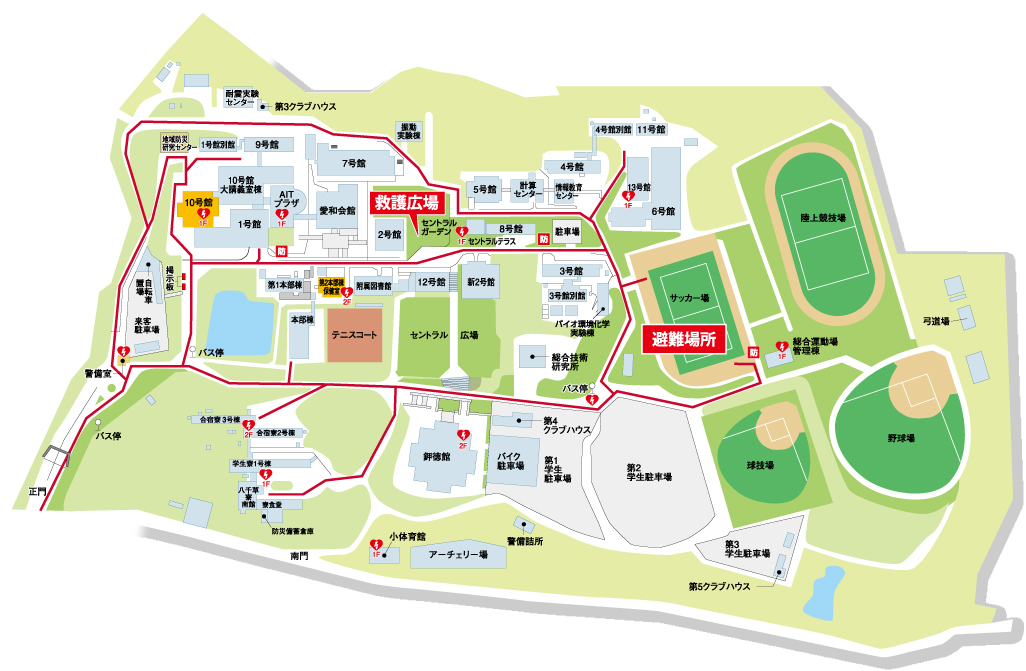
//> input picture Debug/map.jpg, 1026 x 671 px
$ ./final_07_k19074   (built with g++ and OpenCV 4)
//> lines starting //> are read from the running program, lines starting //| are printed output that depends on the picture; after the words box and inside, x2 and y2 are one past the last pixel; in counts of white or black regions, pixels touching at a corner belong together

#include <iostream>
#include<opencv2/opencv.hpp>
#include<opencv2/ximgproc.hpp>
#include<math.h>

/* #define FILE_NAME "../Debug/map.jpg"
#define FILE_NAME_template "../Debug/shelter.jpg" */

#define FILE_NAME "map.jpg"
#define FILE_NAME_template "shelter.jpg"

#define WINDOW_NAME_INPUT "input"
#define WINDOW_NAME_BIN "bin"
#define WINDOW_NAME_TMP "tmp"
#define WINDOW_NAME_OUTPUT "output"

#define BIN_TH (150)


int main(int argc, const char *argv[])
{
    //元の入力画像
    cv::Mat src_img = cv::imread(FILE_NAME);
//> src_img is the input picture: 671 rows x 1026 cols, CV_8UC3; mean B, G, R 202.3, 228.9, 222.5

    cv::Mat tmp_img,gray_img,bin_img,dst_img;
    double L,S,R;

     //2. 輪郭の座標リストの宣言
    std::vector< std::vector< cv::Point > > contours;

    if (src_img.empty())
    {
        fprintf(stderr, "File is not opened.\n");
        return -1;
    }

    dst_img=src_img.clone();

    //グレースケール変換
    cv:cvtColor(src_img,gray_img,cv::COLOR_BGR2GRAY);
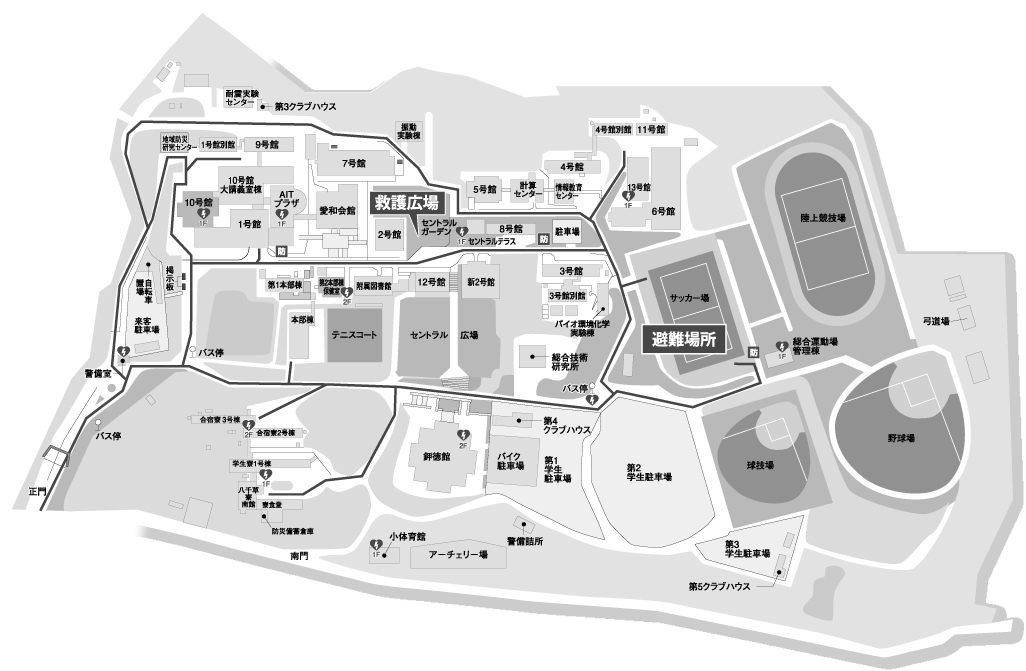
//> gray_img: 671 rows x 1026 cols, CV_8UC1; min 0, max 255, mean 224

    //二値化
    cv::threshold(gray_img,bin_img,BIN_TH,255,cv::THRESH_BINARY);
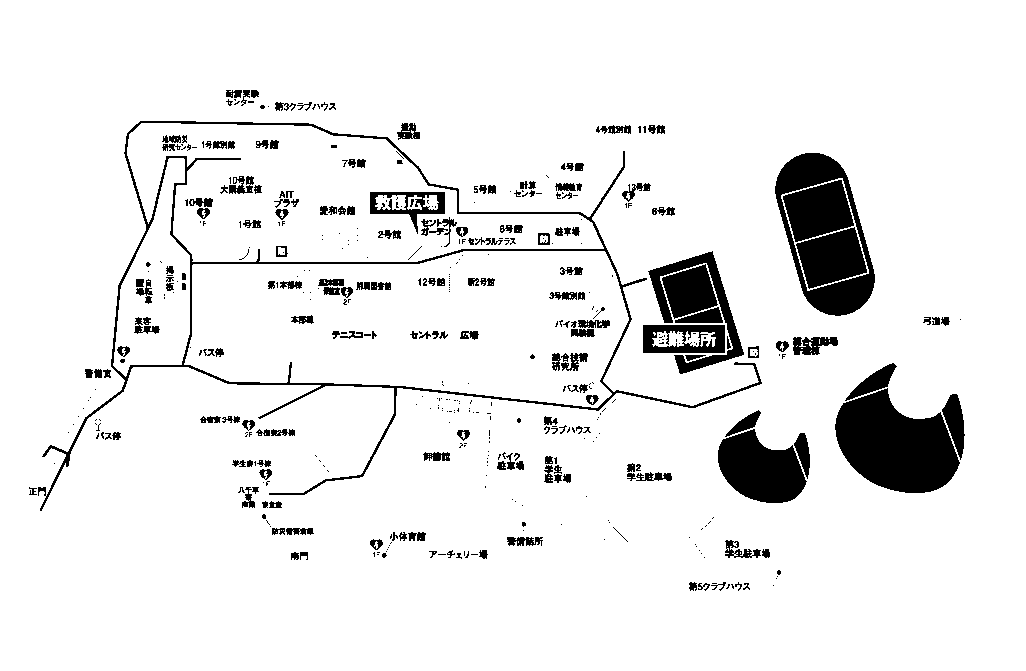
//> bin_img: 671 rows x 1026 cols, CV_8UC1; 92% white; 467 black regions (273 under 20 px)

    tmp_img=bin_img.clone();

    cv::findContours(tmp_img,contours,cv::RETR_LIST,cv::CHAIN_APPROX_NONE);
//> contours = 826 contours, 549 with area under 20; largest, box (x1, y1, x2, y2) and area: (0, 0, 1026, 671) 686750, (39, 120, 763, 512) 115126, (184, 251, 629, 408) 55018, (127, 123, 604, 262) 40624, (774, 152, 876, 317) 11405

    for (int i = 0; i < contours.size(); i++)
    {
        //周囲長
        L=cv::arcLength(contours[i], true);

        //面積
        S=cv::contourArea(contours[i]);

        R=4*M_PI*S/(L*L);

        if(S<15000&&S>10000&&R>0.5){
            cv::drawContours(dst_img,contours,i,CV_RGB(255,0,0),-1);
        }
    }
//> this loop made 826 passes
//> (L, S, R, i) on pass 746: (448, 11405, 0.714, 745)
//> (L, S, R) on passes 1 to 6: (5.66, 2, 0.785), (29.56, 26.5, 0.381), (15.9, 13.5, 0.671), (17.31, 15, 0.629), (36.63, 38, 0.356), (13.66, 10, 0.674)
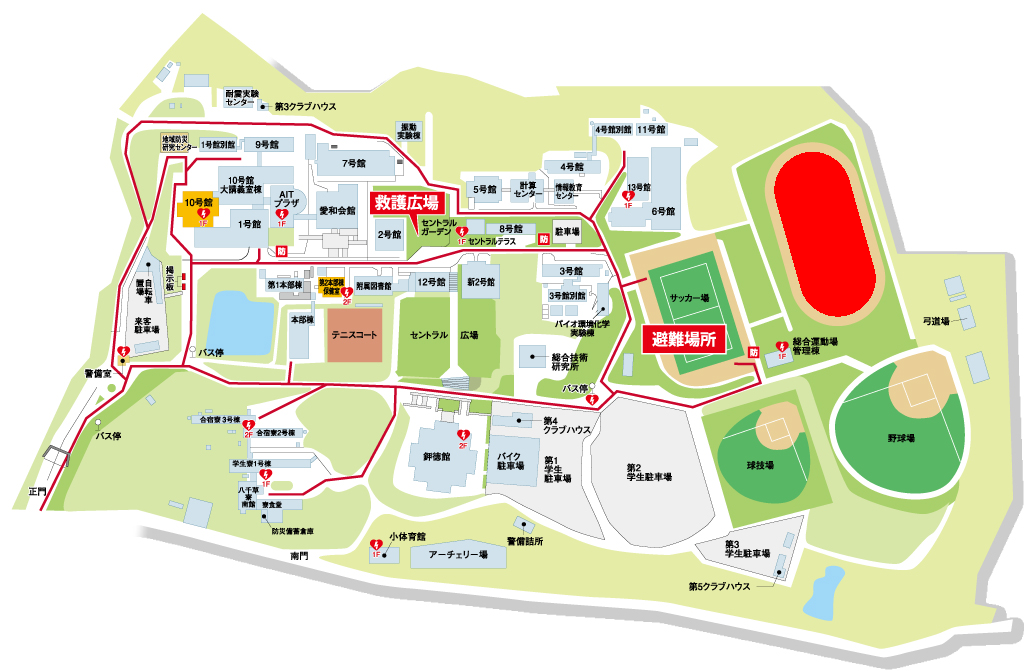
//> dst_img: 671 rows x 1026 cols, CV_8UC3; 1.69% of pixels changed, all inside (x1, y1, x2, y2) = (774, 152, 876, 317)

    cv::imshow(WINDOW_NAME_INPUT, src_img);
    //cv::imshow(WINDOW_NAME_BIN,bin_img);
    cv::imshow(WINDOW_NAME_OUTPUT, dst_img);

    cv::waitKey();

    return 0;
}
